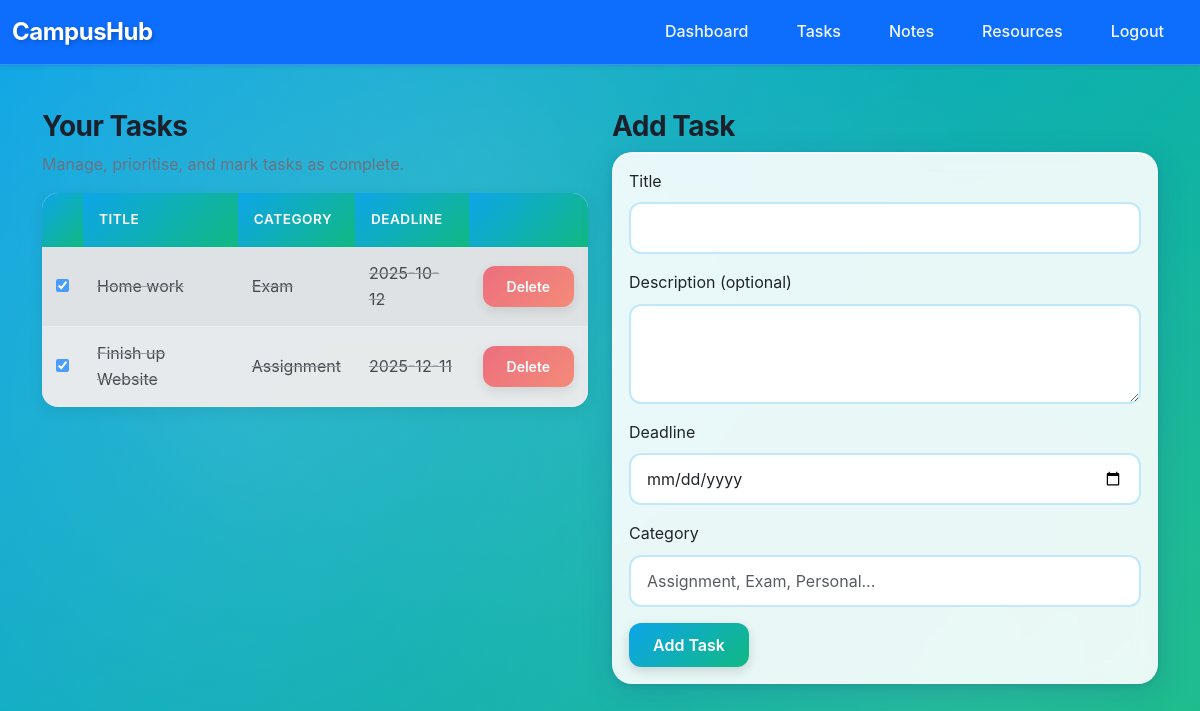
/tasks (signed in), run on the app's committed database.
### tables this page shows
CREATE TABLE tasks (
    id INTEGER PRIMARY KEY AUTOINCREMENT,
    user_id INTEGER NOT NULL,
    title TEXT NOT NULL,
    description TEXT,
    deadline DATE,
    category TEXT,
    completed INTEGER DEFAULT 0,
    completed_at DATETIME,
    FOREIGN KEY (user_id) REFERENCES users(id)
);

### app.py (the view)
@app.route("/tasks", methods=["GET"])
@login_required
def tasks_page():
    db = get_db()
    user_id = session["user_id"]
    rows = db.execute(
        "SELECT * FROM tasks WHERE user_id = ? ORDER BY deadline IS NULL, deadline ASC, completed ASC",
        (user_id,)
    ).fetchall()
    tasks = [dict(row) for row in rows]
    return render_template("tasks.html", tasks=tasks)

### app.py (called while the page is built)
def get_db():
    conn = sqlite3.connect("instance/campushub.db", check_same_thread=False)
    conn.row_factory = sqlite3.Row
    return conn

def login_required(f):
    @wraps(f)
    def decorated_function(*args, **kwargs):
        if session.get("user_id") is None:
            return redirect("/login")
        return f(*args, **kwargs)
    return decorated_function

### templates/tasks.html (shortened to what this page needs)
{% extends "layout.html" %}
{% block content %}
<div class="row">
  <div class="col-md-6">
    <h3>Your Tasks</h3>
    <p class="text-muted">Manage, prioritise, and mark tasks as complete.</p>
    <table class="table table-striped" id="tasks-table">
      <thead>
        <tr>
          <th></th>
          <th>Title</th>
          <th>Category</th>
          <th>Deadline</th>
          <th></th>
        </tr>
      </thead>
      <tbody>
        {% for t in tasks %}
        <tr data-id="{{ t.id }}" class="{% if t.completed %}table-secondary{% endif %}">
          <td>
            <input type="checkbox" class="task-toggle" {% if t.completed %}checked{% endif %} />
          </td>
          <td class="task-title">{{ t.title }}</td>
          <td>{{ t.category or 'General' }}</td>
          <td>{{ t.deadline or '-' }}</td>
          <td>
            <button class="btn btn-sm btn-danger task-delete">Delete</button>
          </td>
        </tr>
        {% else %}
        <tr><td colspan="5">No tasks yet — add one on the right.</td></tr>
        {% endfor %}
      </tbody>
    </table>
  </div>
  <div class="col-md-6">
    <h3>Add Task</h3>
    <div class="card fade-in">
      <div class="card-body">
        <form method="post" action="/tasks/add" id="add-task-form">
          <div class="mb-3">
            <label class="form-label">Title</label>
            <input name="title" class="form-control" required />
          </div>
          <div class="mb-3">
            <label class="form-label">Description (optional)</label>
            <textarea name="description" class="form-control" rows="3"></textarea>
          </div>
          <div class="mb-3">
            <label class="form-label">Deadline</label>
            <input name="deadline" type="date" class="form-control" />
          </div>
          <div class="mb-3">
            <label class="form-label">Category</label>
            <input name="category" class="form-control" placeholder="Assignment, Exam, Personal..." />
          </div>
          <button class="btn btn-primary">Add Task</button>
        </form>
      </div>
    </div>
  </div>
</div>
{% endblock %}

### static/styles.css (style rules this page uses)
body { background: linear-gradient(135deg, #0ea5e9 0%, #10b981 100%); background-attachment: fixed; font-family: Inter, system-ui, -apple-system, "Segoe UI", Roboto, "Helvetica Neue", Arial; color: #1a202c; line-height: 1.6; -webkit-font-smoothing: antialiased; -moz-osx-font-smoothing: grayscale; padding-top: 70px; min-height: 100vh; position: relative; }
body::before { content: ''; position: fixed; top: 0; left: 0; width: 100%; height: 100%; background-image: radial-gradient(circle at 20% 50%, rgba(255, 255, 255, 0.1) 0%, transparent 50%), radial-gradient(circle at 80% 80%, rgba(255, 255, 255, 0.1) 0%, transparent 50%), radial-gradient(circle at 40% 20%, rgba(255, 255, 255, 0.08) 0%, transparent 50%); pointer-events: none; z-index: 0; }
.card { border: none; border-radius: 20px; background: rgba(255, 255, 255, 0.9); backdrop-filter: blur(10px); -webkit-backdrop-filter: blur(10px); box-shadow: 0 8px 32px rgba(31, 38, 135, 0.15), 0 2px 8px rgba(0, 0, 0, 0.1), inset 0 1px 0 rgba(255, 255, 255, 0.8); transition: all 0.4s cubic-bezier(0.175, 0.885, 0.32, 1.275); border: 1px solid rgba(255, 255, 255, 0.3); position: relative; overflow: hidden; }
.card::before { content: ''; position: absolute; top: -50%; left: -50%; width: 200%; height: 200%; background: radial-gradient(circle, rgba(255, 255, 255, 0.3) 0%, transparent 70%); opacity: 0; transition: opacity 0.4s ease; }
.table { border-radius: 16px; overflow: hidden; background: rgba(255, 255, 255, 0.95); box-shadow: 0 4px 16px rgba(0, 0, 0, 0.08); }
.table thead th { background: linear-gradient(135deg, #0ea5e9 0%, #10b981 100%); color: #fff; border: none; font-weight: 600; text-transform: uppercase; font-size: 0.85rem; letter-spacing: 0.5px; padding: 16px; }
.table tbody tr { transition: all 0.3s ease; border-bottom: 1px solid rgba(0, 0, 0, 0.05); }
.table td, .table th { vertical-align: middle; padding: 14px; }
.table-secondary { background: rgba(238, 241, 246, 0.8) !important; color: #6b7280; text-decoration: line-through; opacity: 0.7; }
.btn { border-radius: 12px; font-weight: 600; padding: 10px 24px; transition: all 0.3s cubic-bezier(0.175, 0.885, 0.32, 1.275); border: none; position: relative; overflow: hidden; box-shadow: 0 4px 12px rgba(0, 0, 0, 0.15); }
.btn::before { content: ''; position: absolute; top: 50%; left: 50%; width: 0; height: 0; border-radius: 50%; background: rgba(255, 255, 255, 0.3); transform: translate(-50%, -50%); transition: width 0.6s, height 0.6s; }
.btn-primary { background: linear-gradient(135deg, #0ea5e9 0%, #10b981 100%); border: none; }
.btn-danger { background: linear-gradient(135deg, #eb3349 0%, #f45c43 100%); }
.form-control, .form-select, textarea { border-radius: 12px !important; padding: 12px 16px; border: 2px solid rgba(14, 165, 233, 0.25); background: rgba(255, 255, 255, 0.9); transition: all 0.3s ease; backdrop-filter: blur(10px); }
.text-muted { color: #6b7280 !important; }
h1, h2, h3, h4, h5, h6 { font-weight: 700; letter-spacing: -0.5px; }
.fade-in { animation: fadeIn 0.6s ease both; }
body, html { overflow-x: hidden; }

### data on the page
tasks: completed "☑", title "Home work", category "Exam", deadline "2025-10-12"
tasks: completed "☑", title "Finish up Website", category "Assignment", deadline "2025-12-11"
